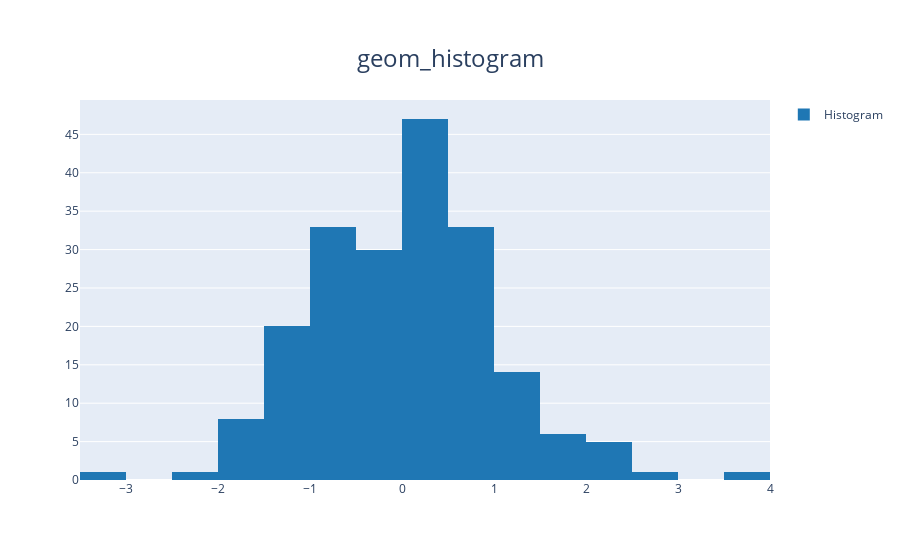

The notebook cell saved with this chart:
### Code cell
# geom_histogram - Histogram
df = pd.DataFrame({'x': np.random.randn(200)})
ggplot(df, aes(x='x')) + geom_histogram(bin=20) + ggtitle('geom_histogram')

### Figure 1 — Plotly figure (JSON) as saved in the notebook; plotly's stock layout.template omitted (floating-point values rounded to 4 significant figures; data arrays with more than 128 entries replaced by an {"elided": "..."} marker saying what was removed)
{"data": [{"marker": {"color": "#1f77b4"}, "name": "Histogram", "nbinsx": 20, "opacity": 1, "showlegend": true, "type": "histogram", "x": {"elided": "200 float values"}, "xaxis": "x", "yaxis": "y"}], "layout": {"barmode": "stack", "legend": {"x": 1.02, "xanchor": "left", "y": 1, "yanchor": "top"}, "showlegend": true, "title": {"font": {"size": 24}, "text": "geom_histogram", "x": 0.5, "xanchor": "center", "yanchor": "top"}, "xaxis": {"anchor": "y", "domain": [0, 1]}, "yaxis": {"anchor": "x", "domain": [0, 1], "rangemode": "tozero"}}}
